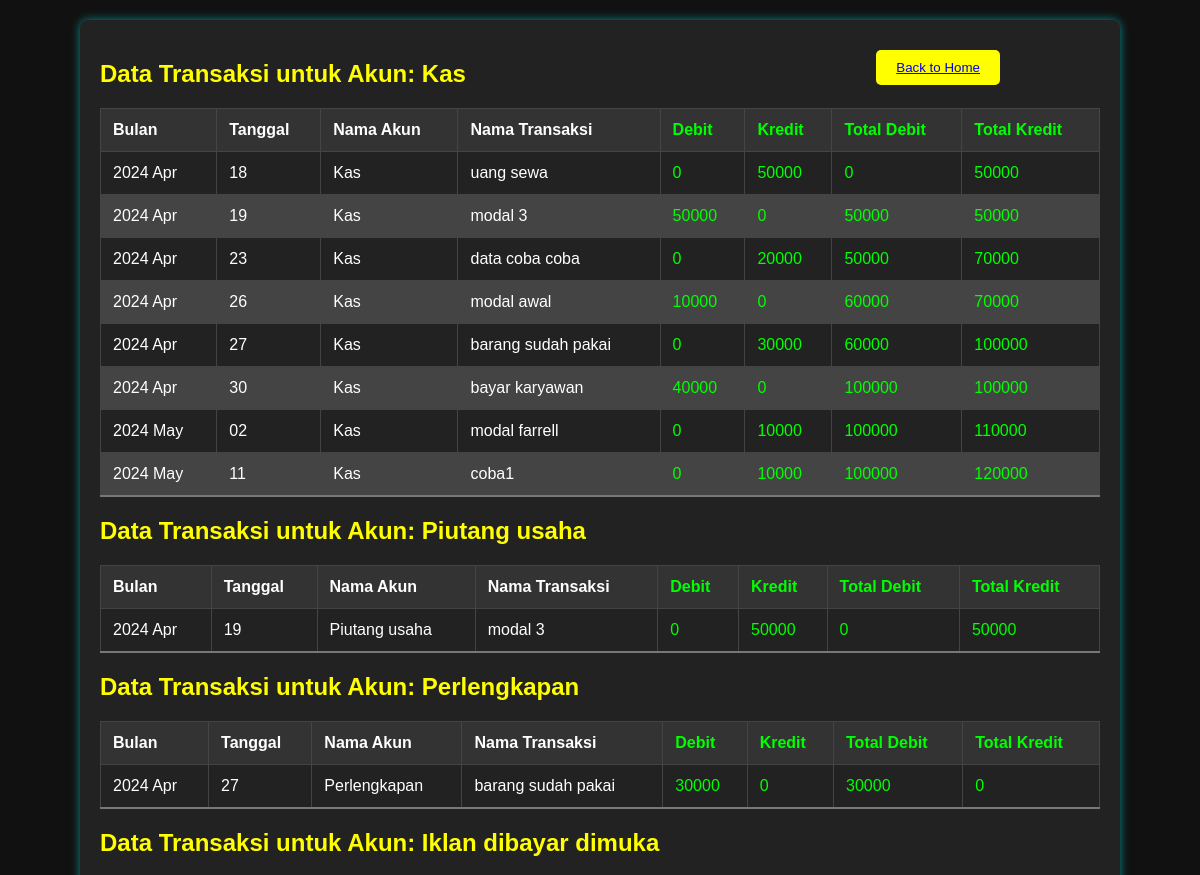
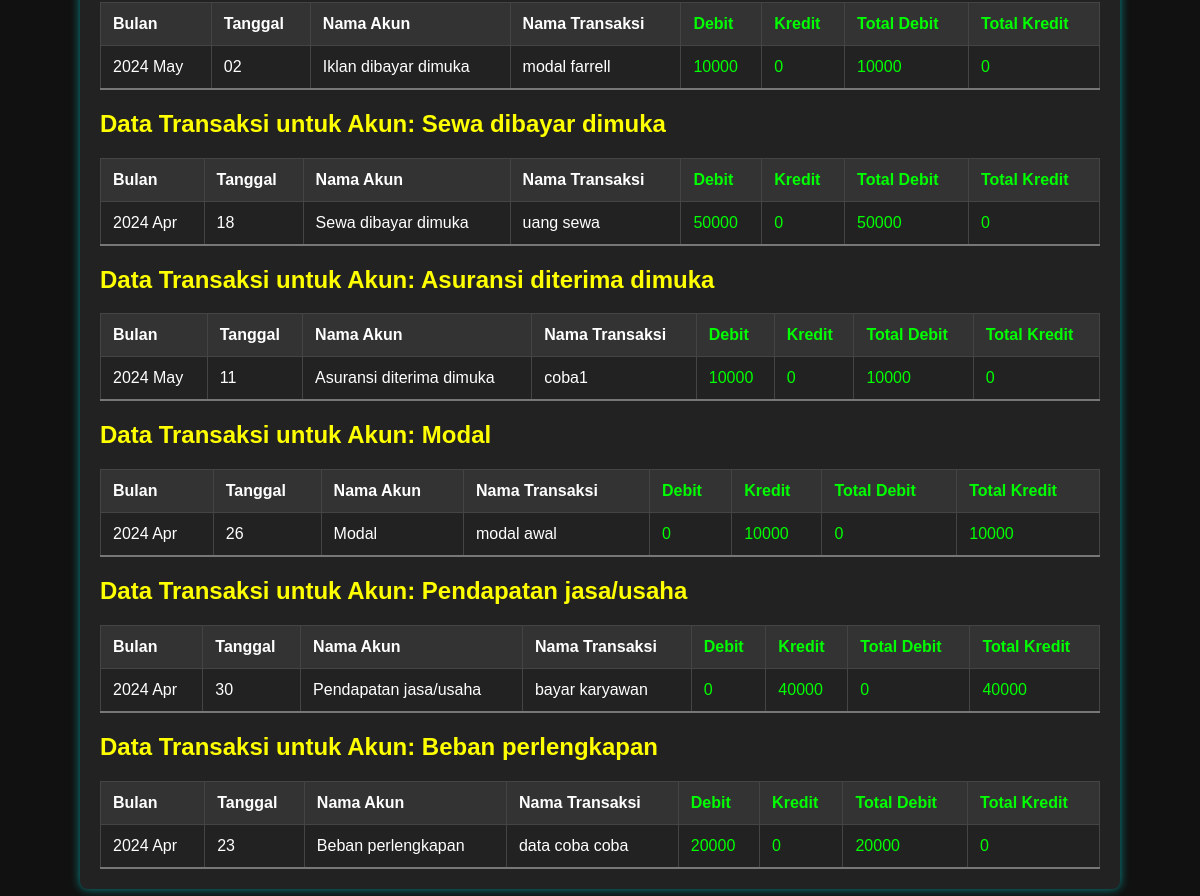
/bukubesar.php, run on the app's committed database (2 pictures, top to bottom).
### tables this page shows
CREATE TABLE `t_akun` (
  `id_akun` varchar(100) NOT NULL,
  `nama_akun` varchar(100) NOT NULL,
  `aktiva_pasiva` enum('Aktiva','Pasiva') NOT NULL
);

CREATE TABLE `t_trx` (
  `id_trx` int(10) NOT NULL,
  `tgl` date NOT NULL,
  `transaksi` text NOT NULL
);

### bukubesar.php (the view, shortened to what this page needs)
<!DOCTYPE html>
<html lang="en">
<head>
</head>
<body>
<div class="container">
<?php
require_once 'dbconfig.php';
$query_akun = "SELECT DISTINCT nama_akun FROM t_akun";
$result_akun = $conn->query($query_akun);
while ($row_akun = $result_akun->fetch_assoc()) {
    $nama_akun = $row_akun['nama_akun'];
    $query = "
        SELECT
            DATE_FORMAT(t_trx.tgl, '%Y %b') AS bln,
            DATE_FORMAT(t_trx.tgl, '%d') AS tgl,
            t_akun.nama_akun,
            t_trx.transaksi,
            IF(t_trx_detail.d_k='D', t_trx_detail.nominal, 0) AS Debit,
            IF(t_trx_detail.d_k='K', t_trx_detail.nominal, 0) AS Kredit
        FROM
            t_trx_detail
            JOIN t_trx ON t_trx_detail.id_trx = t_trx.id_trx
            JOIN t_akun ON t_trx_detail.id_akun = t_akun.id_akun
        WHERE
            t_akun.nama_akun = '$nama_akun'
        ORDER BY
            t_trx.tgl;
    ";
    $result = $conn->query($query);
    $total_debit = 0;
    $total_kredit = 0;
    if ($result->num_rows > 0) {
        echo "<h2>Data Transaksi untuk Akun: $nama_akun</h2>";
        echo "<table class='data-table'>
                <thead>
                    <tr>
                        <th>Bulan</th>
                        <th>Tanggal</th>
                        <th>Nama Akun</th>
                        <th>Nama Transaksi</th>
                        <th class='debit-kredit'>Debit</th>
                        <th class='debit-kredit'>Kredit</th>
                        <th class='debit-kredit'>Total Debit</th>
                        <th class='debit-kredit'>Total Kredit</th>
                    </tr>
                </thead>
                <tbody>";
        while ($row = $result->fetch_assoc()) {
            $total_debit += $row['Debit'];
            $total_kredit += $row['Kredit'];
            echo "<tr>
                    <td>".$row['bln']."</td>
                    <td>".$row['tgl']."</td>
                    <td>".$row['nama_akun']."</td>
                    <td>".$row['transaksi']."</td>
                    <td class='debit-kredit'>".$row['Debit']."</td>
                    <td class='debit-kredit'>".$row['Kredit']."</td>
                    <td class='debit-kredit'>".$total_debit."</td>
                    <td class='debit-kredit'>".$total_kredit."</td>
                </tr>";
        }
        echo "</tbody></table>";
    }
}
?>
</div>
<button class="back-to-home-btn"><a href="index.php">Back to Home</a></button>
</body>
</html>

### bukubesar.php (style rules this page uses)
body { font-family: Arial, sans-serif; margin: 0; padding: 0; background-color: #111; color: #fff; }
.container { max-width: 1000px; margin: 20px auto; padding: 20px; border-radius: 8px; background-color: #222; box-shadow: 0 0 10px rgba(0, 255, 255, 0.5); position: relative; }
h2 { margin-top: 20px; color: #ff0; }
.data-table { border-collapse: collapse; width: 100%; }
.data-table th, .data-table td { border: 1px solid #444; padding: 12px; text-align: left; }
.data-table th { background-color: #333; font-weight: bold; }
.data-table tr:nth-child(even) { background-color: #444; }
.data-table tbody tr:last-child { border-bottom: 2px solid #777; }
.debit-kredit { text-align: right; color: #0f0; }
.back-to-home-btn { position: absolute; top: 50px; right: 200px; padding: 10px 20px; background-color: #ff0; color: #111; text-decoration: none; border: none; border-radius: 5px; cursor: pointer; transition: background-color 0.3s ease; }

### data on the page
t_akun: bln "2024 Apr", tgl "18", nama_akun "Kas", t_trx.transaksi "uang sewa", Debit "0", Kredit "50000", total_debit "0", total_kredit "50000", tgl "19", t_trx.transaksi "modal 3", Debit "50000", Kredit "0", total_debit "50000", tgl "23", t_trx.transaksi "data coba coba", Kredit "20000", total_kredit "70000", tgl "26", t_trx.transaksi "modal awal", Debit "10000", total_debit "60000", tgl "27", t_trx.transaksi "barang sudah pakai", Kredit "30000", total_kredit "100000", tgl "30", t_trx.transaksi "bayar karyawan", Debit "40000", total_debit "100000", bln "2024 May", tgl "02", t_trx.transaksi "modal farrell", Kredit "10000", total_kredit "110000", tgl "11", t_trx.transaksi "coba1", total_kredit "120000"
t_akun: bln "2024 Apr", tgl "19", nama_akun "Piutang usaha", t_trx.transaksi "modal 3", Debit "0", Kredit "50000", total_debit "0", total_kredit "50000"
t_akun: bln "2024 Apr", tgl "27", nama_akun "Perlengkapan", t_trx.transaksi "barang sudah pakai", Debit "30000", Kredit "0", total_debit "30000", total_kredit "0"
t_akun: bln "2024 May", tgl "02", nama_akun "Iklan dibayar dimuka", t_trx.transaksi "modal farrell", Debit "10000", Kredit "0", total_debit "10000", total_kredit "0"
t_akun: bln "2024 Apr", tgl "18", nama_akun "Sewa dibayar dimuka", t_trx.transaksi "uang sewa", Debit "50000", Kredit "0", total_debit "50000", total_kredit "0"
t_akun: bln "2024 May", tgl "11", nama_akun "Asuransi diterima dimuka", t_trx.transaksi "coba1", Debit "10000", Kredit "0", total_debit "10000", total_kredit "0"
t_akun: bln "2024 Apr", tgl "26", nama_akun "Modal", t_trx.transaksi "modal awal", Debit "0", Kredit "10000", total_debit "0", total_kredit "10000"
t_akun: bln "2024 Apr", tgl "30", nama_akun "Pendapatan jasa/usaha", t_trx.transaksi "bayar karyawan", Debit "0", Kredit "40000", total_debit "0", total_kredit "40000"
t_akun: bln "2024 Apr", tgl "23", nama_akun "Beban perlengkapan", t_trx.transaksi "data coba coba", Debit "20000", Kredit "0", total_debit "20000", total_kredit "0"

### other printed values
$nama_akun "Kas"
$nama_akun "Piutang usaha"
$nama_akun "Perlengkapan"
$nama_akun "Iklan dibayar dimuka"
$nama_akun "Sewa dibayar dimuka"
$nama_akun "Asuransi diterima dimuka"
$nama_akun "Modal"
$nama_akun "Pendapatan jasa/usaha"
$nama_akun "Beban perlengkapan"
